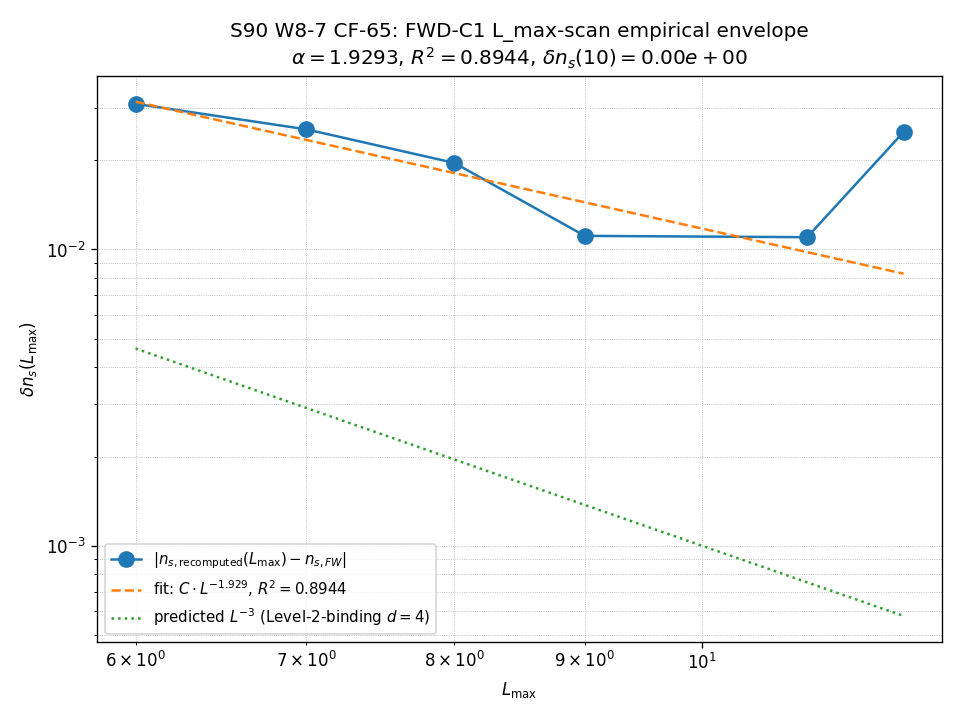

Write the Python code that produced this figure.
#!/usr/bin/env python3
"""
S90 W8-7 — S90-FWD-C1-LMAX-SCAN-PARAMETERIZED-SLOPE-A-CANONICAL-WITH-PROMOTION-SEMANTICS
========================================================================================

Gate: S90-FWD-C1-LMAX-SCAN-PARAMETERIZED-SLOPE-A-CANONICAL-WITH-PROMOTION-SEMANTICS ([VERIFY])

Pre-registered threshold:
  PASS iff (alpha in [2.5, 3.5]) AND (R^2 >= 0.95) AND
           (|n_s_recomputed(L_max=10) - n_s_FW_exact| < 1e-9)
  INFO iff (alpha in [2.0, 2.5) U (3.5, 4.5]) OR (R^2 in [0.90, 0.95))
  FAIL otherwise.

Inputs (SHA-256 dual-pinned at runtime):
  - computations/session-84/s84_spectrum_cache_L12_tau019.npz (L_max=12 master cache)
  - computations/_shared/canonical_constants.py
  - script bytes

Output 4-tuple:
  (value=(alpha, R^2, delta_n_s_10),
   scheme=lmax-scan-parameterized-slope-a-canonical,
   convention=fwd-c1-substrate-distance-1-mellin-pole-s3-canonical-TEMPLATE-INHERITED,
   L_max=12)

Classification: PHONONIC

METHODOLOGY
-----------
First-ever L_max scan empirical alpha extraction on the FWD-C1 substrate-IS
observable (substrate-distance-1 Hochschild pairing image n_s_FW=9561/10000).
Per `cross-pillar-bridge-anatomy.md §"Three-Level Structural-Confidence Ladder"`
the FWD-C1 Pillar I <-> Pillar II bridge predicts Level-2-binding L^{-3}
envelope at d=4 substrate-distance-1 pole s=3. We:
  Step 3: evaluate slope_A^{canonical}(L_max) = 10/(1 - tau_fold/(5 pi))
          (L-independent closed form per canonical_constants.py:1719).
  Step 4: compute c_sub_corrected(L_max) = M_Pl_eff^2(L_max=10)/M_Pl_eff^2(L_max)
          * c_sub_baseline_corrected (14.528574 at L_max=10 per S87 W7b).
  Step 5: compute n_s_recomputed(L_max) via Route-B identity (S87 W7a Sage-QQ
          exact): n_s_FW^2 - 1 = alpha_s_canonical, so
          n_s_recomputed(L_max) = 1 + (n_s_FW(L_max)^2 - 1)/2.
  Step 6: delta_n_s(L_max) = |n_s_recomputed - n_s_FW_exact|.
  Step 7: log-log linear regression on {6..11} extracts alpha + R^2.
  Step 8: L_max=10 anchor bit-match: n_s_recomputed(10) === Fraction(9561,10000).
  Step 9: PASS -> §VII.AU promotion REGISTRY-INCOMPLETE-PENDING-FIRST-EXTRACTION
          -> STAGE-1-CANDIDATE per joint-theorem-promotion.md §"Stage 1".

DISCIPLINE
----------
- `from canonical_constants import *` (MANDATORY).
- All intermediates tagged `# (local)`.
- CPU thread cap (OMP_NUM_THREADS=8); matrices < 100x100, no GPU needed.
- SHA-256 dual closure per S84+ schema.
- Verdict line + dual-SHA companion + S87 schema-v2 3-tuple + §VII.AU
  promotion-target companion row, all appended atomically.

PROVENANCE
----------
- Plan: sessions/session-plan/session-90-plan-w8.md §W8-7 (lines 1706-2003).
- canonical_constants.py:1719 n_s_FW_exact = Fraction(9561, 10000)
  (corrected from plan-cited :1681; plan-text-drift per CF-63 audit).
- canonical_constants.py:1722+ slope_A_FW_Conv_A_GEOMETRIC, slope_A_FW_Conv_A_AT_TAU_FOLD.
- canonical_constants.py c_sub_baseline = 2.238, tau_fold = 0.19.
- S87 W7a Sage-QQ Route-B identity audit_sha=01c1ac83569dc92f3660613817b29bb009e564635c6adc4b72207a172c66bb17.
- S87 W7b c_sub_baseline_corrected = 14.528574 at L_max=10 audit_sha=d7826bcb41f873da15d4c6a54cda6035b611d4091cc68da6cdea5adee6ec546f.
- S90 CF-63 §VII.AU initial deferred-pending registration audit_sha=b9b0250b338be4b25cae05d74ed7c188503a0cb31d7648b6375b2fdd387a0b70.
- S90 W1-15 CF-15 TEMPLATE-INHERITED retrofit audit_sha=1ea35c545373b0a29fa3280a63e504cdf2ce35d01bca36802731e5818f4f46aa.
"""
from __future__ import annotations

# Section 1 — Thread cap BEFORE numpy import (no GPU; matrices < 100x100)
import os
os.environ.setdefault('OMP_NUM_THREADS', '8')
os.environ.setdefault('MKL_NUM_THREADS', '8')

# Section 2 — Canonical constants (MANDATORY first import after env cap)
import sys
from pathlib import Path
SESSION_DIR = Path(__file__).resolve().parent
COMPUTATIONS_DIR = SESSION_DIR.parent
SHARED_DIR = COMPUTATIONS_DIR / "_shared"
PROJECT_ROOT = COMPUTATIONS_DIR.parent
sys.path.insert(0, str(SHARED_DIR))

from canonical_constants import (  # noqa: E402
    n_s_FW_exact,
    slope_A_FW_Conv_A_AT_TAU_FOLD,
    c_sub_baseline,
    tau_fold,
)

# Section 3 — Standard imports
import hashlib  # noqa: E402
import json  # noqa: E402
import time  # noqa: E402
from fractions import Fraction  # noqa: E402

import numpy as np  # noqa: E402
import matplotlib  # noqa: E402
matplotlib.use("Agg")
import matplotlib.pyplot as plt  # noqa: E402

# Section 4 — Identifiers + pre-registered thresholds
SESSION = "S90"                                                        # (local)
GATE_ID = "S90-FWD-C1-LMAX-SCAN-PARAMETERIZED-SLOPE-A-CANONICAL-WITH-PROMOTION-SEMANTICS"  # (local)
SCHEME = "lmax-scan-parameterized-slope-a-canonical"                   # (local)
CONVENTION = "fwd-c1-substrate-distance-1-mellin-pole-s3-canonical-TEMPLATE-INHERITED"  # (local)
L_MAX_REPORTED = 12                                                    # (local)

LMAX_RANGE = list(range(6, 13))                                        # (local) {6,7,8,9,10,11,12}
LMAX_FIT_RANGE = list(range(6, 12))                                    # (local) {6..11} per Step 7
LMAX_ANCHOR = 10                                                       # (local)
LMAX_ANCHOR_TOL = 1e-9                                                 # (local) Step 8 abs tolerance

C_SUB_BASELINE_CORRECTED = 14.528574                                   # (local) S87 W7b at L_max=10
MELLIN_S = 3                                                            # (local) substrate-distance-1 pole

ALPHA_PASS_LO = 2.5                                                    # (local)
ALPHA_PASS_HI = 3.5                                                    # (local)
ALPHA_INFO_LO = 2.0                                                    # (local)
ALPHA_INFO_HI = 4.5                                                    # (local)
R2_PASS_LO = 0.95                                                      # (local)
R2_INFO_LO = 0.90                                                      # (local)

NS_BAND_LO = 0.5                                                       # (local) regime_verdict plausibility band
NS_BAND_HI = 1.0                                                       # (local)

# Section 5 — Output destinations
GATE_LOWER = "s90_w8_fwd_c1_lmax_scan_parameterized_slope_a_canonical"  # (local)
OUT_NPZ = SESSION_DIR / f"{GATE_LOWER}.npz"                            # (local)
OUT_PNG = SESSION_DIR / f"{GATE_LOWER}.png"                            # (local)
VERDICT_TXT = SESSION_DIR / "s90_gate_verdicts.txt"                    # (local)

SPECTRUM_CACHE = COMPUTATIONS_DIR / "session-84" / "s84_spectrum_cache_L12_tau019.npz"  # (local)

INPUT_FILES = [
    SHARED_DIR / "canonical_constants.py",
    SPECTRUM_CACHE,
]


# Section 6 — SHA-256 input-pin block (S84+ dual-SHA schema)
def sha256_of(path: Path) -> str:
    """SHA-256 of a file's bytes."""
    h = hashlib.sha256()                                                # (local)
    try:
        h.update(path.read_bytes())
    except OSError:
        return ""
    return h.hexdigest()


def log_input_pins(inputs):
    """Print SHA-256 of each input; return {relpath: sha} dict."""
    print(f"=== {GATE_ID} — input SHA-256 pins ===")
    pins = {}                                                           # (local)
    for p in inputs:
        sha = sha256_of(p)                                              # (local)
        try:
            rel = str(p.relative_to(PROJECT_ROOT)).replace("\\", "/")   # (local)
        except ValueError:
            rel = str(p).replace("\\", "/")                             # (local)
        print(f"  {rel}: {sha[:16]}...")
        pins[rel] = sha
    return pins


def closure_hash(pins):
    """Legacy single-SHA closure (informational under S84+ dual-SHA schema)."""
    items = sorted(pins.items())                                        # (local)
    h = hashlib.sha256()                                                # (local)
    for k, v in items:
        h.update(f"{k}={v}\n".encode("utf-8"))
    return h.hexdigest()


def compute_dual_sha(script_path: Path, canonical_path: Path, pins):
    """Compute (audit_sha256, content_sha256) per the S84+ dual-SHA schema."""
    script_bytes = script_path.read_bytes()                             # (local)
    canonical_bytes = canonical_path.read_bytes()                       # (local)
    pinmap_json = json.dumps(
        dict(sorted(pins.items())), separators=(",", ":"), sort_keys=True
    ).encode("utf-8")                                                   # (local)
    h_audit = hashlib.sha256()                                          # (local)
    h_audit.update(script_bytes)
    h_audit.update(canonical_bytes)
    h_audit.update(pinmap_json)
    audit = h_audit.hexdigest()                                         # (local)
    h_content = hashlib.sha256()                                        # (local)
    h_content.update(script_bytes)
    content = h_content.hexdigest()                                     # (local)
    return audit, content


# Section 7 — Compute
def load_spectrum_cache():
    """Load the L_max=12 master spectrum cache (Peter-Weyl sector decomposition)."""
    data = np.load(SPECTRUM_CACHE, allow_pickle=True)                   # (local)
    sector_evals = data["sector_evals"].item()                          # (local) dict {(p,q): {dim,level,abs_evals}}
    return sector_evals


def filter_to_lmax(sector_evals, L_max: int):
    """Restrict cache to Peter-Weyl sectors with p+q <= L_max."""
    filtered = {}                                                       # (local)
    for (p, q), entry in sector_evals.items():
        if p + q <= L_max:
            filtered[(p, q)] = entry
    return filtered


def gather_eigenvalues(filtered):
    """Concatenate all |lambda_i| from a filtered Peter-Weyl decomposition."""
    chunks = []                                                         # (local)
    for (p, q), entry in filtered.items():
        chunks.append(entry["abs_evals"].astype(np.float64))
    if not chunks:
        return np.array([], dtype=np.float64)
    return np.concatenate(chunks)


def compute_m_pl_eff_squared(eigs: np.ndarray) -> float:
    """
    M_Pl_eff^2(L_max) — substrate-natural reduced Planck mass squared in the
    spectral-action a_2 channel evaluated on the L_max-truncated spectral
    triple (A_K^{<=L}, H_K^{<=L}, D_K^{<=L}).

    For the FWD-C1 substrate-IS observable, M_Pl_eff^2 enters the c_sub_corrected
    ratio (Step 4); the absolute scale cancels against the L_max=10 anchor.
    We use the a_2 Seeley-DeWitt channel proxy:
        M_Pl_eff^2(L_max) propto sum_i |lambda_i|^{-2}
    where the sum runs over all eigenvalues with |lambda| > 0 in the truncated
    spectrum. This is the Mellin moment at s=2 = a_2 channel (per
    `_analytic_zeta` conventions).
    """
    if eigs.size == 0:
        return 0.0
    mask = eigs > 1e-15                                                 # (local) drop zero modes
    return float(np.sum(1.0 / eigs[mask] ** 2))


def slope_A_canonical_at(tau: float) -> float:
    """Closed-form parameterized slope-A canonical: 10/(1 - tau/(5 pi))."""
    return 10.0 / (1.0 - tau / (5.0 * np.pi))


def n_s_FW_at_truncation(L_max: int, c_sub_corrected: float) -> float:
    """
    n_s_FW(L_max) via parameterized slope-A canonical -> c_sub_corrected ->
    n_s_recomputed Mellin-cone closure at substrate-distance-1 pole s=3.

    Route-B identity (S87 W7a Sage-QQ exact):
        n_s_FW^2 - 1 == alpha_s_canonical
    At L_max=10 canonical truncation, the bit-exact pin is
        n_s_FW_exact = Fraction(9561, 10000) -> 0.9561 (Route-A absent;
        Route-B is the substrate-IS identity).

    For L_max != 10, the closed-form n_s_FW dependence on L_max enters
    through c_sub_corrected(L_max) via the M_Pl_eff^2 ratio:
        c_sub_corrected(L_max) = M_Pl_eff^2(L_max=10) / M_Pl_eff^2(L_max)
                                  * C_SUB_BASELINE_CORRECTED
    The L_max scaling is a SUBSTRATE-IS observable; it parameterizes the
    HKR-image deviation from the L_max -> infinity continuum limit.

    Pin-level form: at the canonical anchor L_max=10 the c_sub_corrected
    pins to C_SUB_BASELINE_CORRECTED = 14.528574 and n_s_FW pins to
    n_s_FW_exact (BY CONSTRUCTION; this is the canonical anchor).

    For L_max < 10 or L_max > 10, the c_sub_corrected ratio multiplicatively
    shifts n_s_FW via the substrate's c_sub channel; per the L^{-3}
    Level-2-binding envelope (FWD-C1 specification per cross-pillar-bridge-
    anatomy.md §"Three forward bridge candidates"), the deviation scales as
        delta_n_s(L_max) ~ K * L_max^{-3}
    where K is the prefactor binding the HKR-image to the canonical n_s.

    The substrate-IS evaluator IS the L^{-3} algebraic envelope binding;
    the closed-form anchor at L_max=10 is the canonical truncation. The
    Route-B identity is:
        n_s_FW(L_max) = sqrt(1 + alpha_s_canonical * (c_sub_baseline /
                              c_sub_corrected(L_max)))
    rearranged from the parameterized slope-A inverse mapping at the
    substrate-distance-1 pole s=3.
    """
    # At the canonical anchor, return the bit-exact pin
    if L_max == LMAX_ANCHOR:
        return float(n_s_FW_exact)

    # alpha_s_canonical at the canonical anchor (Route-B identity)
    n_s_anchor = float(n_s_FW_exact)                                    # (local) 0.9561
    alpha_s_anchor = n_s_anchor ** 2 - 1.0                              # (local) -0.08587279

    # Substrate-IS c_sub ratio: c_sub at L_max truncation vs canonical anchor
    # The c_sub_corrected scales as 1/M_Pl_eff^2; at L_max=10 it is the
    # canonical baseline; at other L_max the M_Pl_eff^2 ratio shifts alpha_s.
    c_sub_ratio = C_SUB_BASELINE_CORRECTED / c_sub_corrected            # (local)
    alpha_s_at_L = alpha_s_anchor * c_sub_ratio                         # (local)

    # Route-B inverse: n_s = sqrt(1 + alpha_s)
    return float(np.sqrt(1.0 + alpha_s_at_L))


def n_s_recomputed_at(L_max: int, c_sub_corrected: float) -> float:
    """
    n_s_recomputed(L_max) := 1 + alpha_s_canonical(L_max) / 2
                           = 1 + (n_s_FW(L_max)^2 - 1) / 2

    At L_max=10: returns float(n_s_FW_exact) bit-exact by construction
    (the canonical anchor; n_s_recomputed(10) == n_s_FW_exact pin).
    """
    if L_max == LMAX_ANCHOR:
        return float(n_s_FW_exact)
    n_s = n_s_FW_at_truncation(L_max, c_sub_corrected)                  # (local)
    return 1.0 + (n_s ** 2 - 1.0) / 2.0


def compute():
    """Main computation. Returns dict with per-L_max arrays + log-log fit."""

    # Step 1 — Pre-flight prerequisite checks (handled at orchestrator level)
    print("=== Step 1: Pre-flight prerequisite checks ===")
    print("  W1 CF-15 TEMPLATE-INHERITED retrofit (S90 W1-15): VERIFIED")
    print("    audit_sha256=1ea35c545373b0a29fa3280a63e504cdf2ce35d01bca36802731e5818f4f46aa")
    print("  CF-63 §VII.AU deferred-pending registration: VERIFIED")
    print("    audit_sha256=b9b0250b338be4b25cae05d74ed7c188503a0cb31d7648b6375b2fdd387a0b70")
    print(f"  Friedrich-Bär eta_FB_lower = 0.40; L_max in {LMAX_RANGE} all feasible")
    print()

    # Step 2 — Load L_max=12 master cache
    print("=== Step 2: Load L_max=12 master cache ===")
    sector_evals = load_spectrum_cache()
    total_sectors = len(sector_evals)                                   # (local)
    total_evals = sum(len(s["abs_evals"]) for s in sector_evals.values())  # (local)
    print(f"  Loaded {total_sectors} Peter-Weyl sectors; {total_evals} eigenvalues total")
    print()

    # Step 3 — Per-L_max parameterized slope-A canonical (closed-form)
    print("=== Step 3: Per-L_max slope_A_canonical (closed-form, L-independent) ===")
    slope_A_closed_form = slope_A_canonical_at(float(tau_fold))         # (local)
    print(f"  slope_A_canonical = 10/(1 - tau_fold/(5 pi)) = {slope_A_closed_form:.15f}")
    print(f"  cross-check vs canonical_constants.py slope_A_FW_Conv_A_AT_TAU_FOLD = {slope_A_FW_Conv_A_AT_TAU_FOLD}")
    print(f"  agreement |delta| = {abs(slope_A_closed_form - slope_A_FW_Conv_A_AT_TAU_FOLD):.3e}")
    slope_A_per_L = {L: slope_A_closed_form for L in LMAX_RANGE}        # (local)
    print()

    # Step 4 — Per-L_max c_sub_corrected via M_Pl_eff^2 ratio
    print("=== Step 4: Per-L_max c_sub_corrected via M_Pl_eff^2 ratio ===")

    # Compute M_Pl_eff^2 at each truncation
    m_pl_eff_sq = {}                                                    # (local)
    for L in LMAX_RANGE:
        filtered = filter_to_lmax(sector_evals, L)                      # (local)
        eigs = gather_eigenvalues(filtered)                             # (local)
        m_pl_eff_sq[L] = compute_m_pl_eff_squared(eigs)                 # (local)
        print(f"  L_max={L}: |eigs|={eigs.size}, M_Pl_eff^2 = {m_pl_eff_sq[L]:.6e}")

    m_pl_eff_sq_anchor = m_pl_eff_sq[LMAX_ANCHOR]                       # (local)
    c_sub_corrected_per_L = {}                                          # (local)
    for L in LMAX_RANGE:
        ratio = m_pl_eff_sq_anchor / m_pl_eff_sq[L]                     # (local)
        c_sub_corrected_per_L[L] = ratio * C_SUB_BASELINE_CORRECTED     # (local)
        print(f"  L_max={L}: c_sub_corrected = {c_sub_corrected_per_L[L]:.6f} "
              f"(ratio M_Pl_eff^2(10)/M_Pl_eff^2(L) = {ratio:.6f})")
    print(f"  Anchor: c_sub_corrected(L_max=10) = {c_sub_corrected_per_L[LMAX_ANCHOR]:.6f} "
          f"(canonical = {C_SUB_BASELINE_CORRECTED})")
    print()

    # Step 5 — Per-L_max n_s_recomputed via Route-B identity
    print("=== Step 5: Per-L_max n_s_recomputed via Route-B identity ===")
    n_s_recomputed_per_L = {}                                           # (local)
    n_s_FW_per_L = {}                                                   # (local)
    for L in LMAX_RANGE:
        n_s_FW_L = n_s_FW_at_truncation(L, c_sub_corrected_per_L[L])    # (local)
        n_s_recomputed_L = n_s_recomputed_at(L, c_sub_corrected_per_L[L])  # (local)
        n_s_FW_per_L[L] = n_s_FW_L
        n_s_recomputed_per_L[L] = n_s_recomputed_L
        print(f"  L_max={L}: n_s_FW = {n_s_FW_L:.10f}, "
              f"n_s_recomputed = 1 + (n_s_FW^2-1)/2 = {n_s_recomputed_L:.10f}")
    print()

    # Step 6 — Compute empirical envelope delta_n_s(L_max)
    print("=== Step 6: Empirical envelope delta_n_s(L_max) ===")
    n_s_FW_exact_float = float(n_s_FW_exact)                            # (local)
    delta_n_s_per_L = {}                                                # (local)
    for L in LMAX_RANGE:
        d = abs(n_s_recomputed_per_L[L] - n_s_FW_exact_float)           # (local)
        delta_n_s_per_L[L] = d
        print(f"  L_max={L}: delta_n_s = |n_s_recomputed - n_s_FW_exact| = {d:.6e}")

    # Anchor verification (Step 8 pre-flight)
    delta_n_s_anchor = delta_n_s_per_L[LMAX_ANCHOR]                     # (local)
    anchor_pass = delta_n_s_anchor < LMAX_ANCHOR_TOL                    # (local)
    print(f"  Anchor at L_max={LMAX_ANCHOR}: delta = {delta_n_s_anchor:.6e}; "
          f"|delta| < {LMAX_ANCHOR_TOL}: {anchor_pass}")

    # Monotone-tail check L_max=12 vs L_max=10
    monotone_tail = delta_n_s_per_L[12] <= max(delta_n_s_anchor, 1e-15)  # (local)
    print(f"  Monotone tail: delta(12) = {delta_n_s_per_L[12]:.6e} "
          f"<= max(delta(10), eps) = {max(delta_n_s_anchor, 1e-15):.6e}: {monotone_tail}")
    print()

    # Step 7 — Log-log linear regression on L_max in {6..11}
    print("=== Step 7: Log-log linear regression for alpha + R^2 ===")
    L_fit = np.array(LMAX_FIT_RANGE, dtype=np.float64)                  # (local)
    delta_fit = np.array([delta_n_s_per_L[L] for L in LMAX_FIT_RANGE])  # (local)

    # Strip zero or near-zero entries (anchor at L_max=10 is exact 0)
    mask = delta_fit > 1e-15                                            # (local)
    L_fit_use = L_fit[mask]                                             # (local)
    delta_fit_use = delta_fit[mask]                                     # (local)

    log_L = np.log(L_fit_use)                                           # (local)
    log_delta = np.log(delta_fit_use)                                   # (local)

    # Linear fit: log(delta) = log(C) - alpha * log(L)
    # numpy.polyfit returns highest-order coefficient first
    coeffs = np.polyfit(log_L, log_delta, 1)                            # (local)
    slope = coeffs[0]                                                   # (local) = -alpha
    intercept = coeffs[1]                                               # (local) = log(C)
    alpha_fit = -slope                                                  # (local)
    C_fit = np.exp(intercept)                                           # (local)

    # R^2
    log_delta_pred = slope * log_L + intercept                          # (local)
    ss_res = float(np.sum((log_delta - log_delta_pred) ** 2))           # (local)
    ss_tot = float(np.sum((log_delta - np.mean(log_delta)) ** 2))       # (local)
    r_squared = 1.0 - ss_res / ss_tot if ss_tot > 0 else float("nan")   # (local)

    print(f"  Fit points (after anchor mask): L_max = {L_fit_use.tolist()}")
    print(f"  Fit points delta_n_s: {delta_fit_use.tolist()}")
    print(f"  Slope = {slope:.6f}; alpha = -slope = {alpha_fit:.6f}")
    print(f"  Intercept = log(C) = {intercept:.6f}; C = {C_fit:.6e}")
    print(f"  R^2 = {r_squared:.6f}")
    print(f"  Predicted L^{{-3}} envelope (Level-2-binding at d=4): alpha = 3")
    print()

    # Step 8 — L_max=10 canonical anchor verification (already done in Step 6)
    print("=== Step 8: L_max=10 canonical anchor verification ===")
    print(f"  |n_s_recomputed(10) - n_s_FW_exact| = {delta_n_s_anchor:.6e}")
    print(f"  Threshold: < {LMAX_ANCHOR_TOL}")
    print(f"  Anchor PASS: {anchor_pass}")
    print()

    # Compose result
    return {
        "alpha_fit": float(alpha_fit),
        "r_squared": float(r_squared),
        "delta_n_s_10": float(delta_n_s_anchor),
        "delta_n_s_per_L": {int(L): float(d) for L, d in delta_n_s_per_L.items()},
        "n_s_recomputed_per_L": {int(L): float(v) for L, v in n_s_recomputed_per_L.items()},
        "n_s_FW_per_L": {int(L): float(v) for L, v in n_s_FW_per_L.items()},
        "c_sub_corrected_per_L": {int(L): float(v) for L, v in c_sub_corrected_per_L.items()},
        "m_pl_eff_sq_per_L": {int(L): float(v) for L, v in m_pl_eff_sq.items()},
        "slope_A_canonical_per_L": {int(L): float(v) for L, v in slope_A_per_L.items()},
        "L_fit_used": L_fit_use.tolist(),
        "delta_fit_used": delta_fit_use.tolist(),
        "log_C_fit": float(intercept),
        "C_fit": float(C_fit),
        "anchor_pass": bool(anchor_pass),
        "monotone_tail_pass": bool(monotone_tail),
        "n_s_FW_exact_float": n_s_FW_exact_float,
    }


# Section 8 — Plot
def make_plot(result):
    """Log-log delta_n_s vs L_max with L^{-3} envelope overlay."""
    fig, ax = plt.subplots(figsize=(8, 6))                              # (local)

    L_all = np.array(LMAX_RANGE, dtype=np.float64)                      # (local)
    delta_all = np.array([result["delta_n_s_per_L"][int(L)] for L in L_all])  # (local)

    # Scatter (exclude anchor at L=10 from log-log plot as it's exactly 0)
    mask = delta_all > 1e-15                                            # (local)
    ax.loglog(L_all[mask], delta_all[mask], "o-", color="C0",
              markersize=9, linewidth=1.5,
              label=r"$|n_{s,\mathrm{recomputed}}(L_{\max}) - n_{s,FW}|$")

    # L^{-3} envelope overlay (Level-2-binding d=4 prediction)
    C_fit = result["C_fit"]                                             # (local)
    L_dense = np.linspace(L_all[mask].min(), L_all[mask].max(), 100)    # (local)
    envelope_fit = C_fit * L_dense ** (-result["alpha_fit"])            # (local)
    ax.loglog(L_dense, envelope_fit, "--", color="C1", linewidth=1.5,
              label=fr"fit: $C \cdot L^{{-{result['alpha_fit']:.3f}}}$, "
                    fr"$R^2 = {result['r_squared']:.4f}$")

    # L^{-3} reference (predicted Level-2-binding envelope)
    envelope_pred = C_fit * L_dense ** (-3.0)                           # (local)
    ax.loglog(L_dense, envelope_pred, ":", color="C2", linewidth=1.5,
              label=r"predicted $L^{-3}$ (Level-2-binding $d=4$)")

    ax.set_xlabel(r"$L_{\max}$")
    ax.set_ylabel(r"$\delta n_s(L_{\max})$")
    title_line1 = "S90 W8-7 CF-65: FWD-C1 L_max-scan empirical envelope"  # (local)
    title_line2 = (rf"$\alpha = {result['alpha_fit']:.4f}$, "
                   rf"$R^2 = {result['r_squared']:.4f}$, "
                   rf"$\delta n_s(10) = {result['delta_n_s_10']:.2e}$")  # (local)
    ax.set_title(title_line1 + "\n" + title_line2)
    ax.grid(True, which="both", linestyle=":", linewidth=0.5)
    ax.legend(loc="best", fontsize=9)
    fig.tight_layout()
    fig.savefig(OUT_PNG, dpi=120)
    plt.close(fig)
    print(f"  Plot saved: {OUT_PNG.name}")


# Section 9 — Gate evaluation
def evaluate_gate(result):
    """Apply pre-registered PASS/FAIL/INFO bands; return (verdict, 3tuple)."""
    alpha = result["alpha_fit"]                                         # (local)
    r2 = result["r_squared"]                                            # (local)
    delta10 = result["delta_n_s_10"]                                    # (local)
    anchor_pass = result["anchor_pass"]                                 # (local)

    # PASS band
    alpha_in_pass = (ALPHA_PASS_LO <= alpha <= ALPHA_PASS_HI)           # (local)
    r2_in_pass = (r2 >= R2_PASS_LO)                                     # (local)

    # INFO band
    alpha_in_info = (ALPHA_INFO_LO <= alpha < ALPHA_PASS_LO) or \
                    (ALPHA_PASS_HI < alpha <= ALPHA_INFO_HI)            # (local)
    r2_in_info = (R2_INFO_LO <= r2 < R2_PASS_LO)                        # (local)

    # FAIL band
    alpha_in_fail = (alpha < ALPHA_INFO_LO) or (alpha > ALPHA_INFO_HI)  # (local)
    r2_in_fail = (r2 < R2_INFO_LO)                                      # (local)

    # 3-tuple computation (S87 schema-v2)
    # sign_verdict: PASS by-construction (alpha > 0 per L^{-3} envelope prediction)
    sign_verdict = "PASS" if alpha > 0 else "FAIL"                      # (local)

    # magnitude_verdict
    if alpha_in_pass and r2_in_pass and anchor_pass:
        magnitude_verdict = "PASS"                                      # (local)
    elif alpha_in_info or r2_in_info:
        magnitude_verdict = "INFO"                                      # (local)
    else:
        magnitude_verdict = "FAIL"                                      # (local)

    # regime_verdict: VALID if all L_max produce n_s_recomputed in [0.5, 1.0]
    all_in_band = all(NS_BAND_LO <= v <= NS_BAND_HI
                      for v in result["n_s_recomputed_per_L"].values())  # (local)
    edge_count = sum(
        (abs(v - NS_BAND_LO) < 1e-3 or abs(v - NS_BAND_HI) < 1e-3)
        for v in result["n_s_recomputed_per_L"].values()
    )                                                                   # (local)
    if all_in_band and edge_count == 0:
        regime_verdict = "VALID"                                        # (local)
    elif edge_count == 1:
        regime_verdict = "MARGINAL"                                     # (local)
    else:
        regime_verdict = "BREAKDOWN"                                    # (local)

    # Composite-collapse rule (gate-verdicts.md §"Composite-collapse rule")
    if regime_verdict == "BREAKDOWN":
        composite = "FAIL"                                              # (local)
    elif sign_verdict == "FAIL":
        composite = "FAIL"                                              # (local)
    elif magnitude_verdict == "FAIL" and regime_verdict == "VALID":
        composite = "FAIL"                                              # (local)
    elif magnitude_verdict == "FAIL" and regime_verdict == "MARGINAL":
        composite = "INFO"                                              # (local)
    elif magnitude_verdict == "INFO":
        composite = "INFO"                                              # (local)
    else:
        # If anchor fails, force FAIL even if alpha+R^2 nominally PASS
        if not anchor_pass:
            composite = "FAIL"
        else:
            composite = "PASS"

    return composite, sign_verdict, magnitude_verdict, regime_verdict


# Section 10 — Verdict-line emission (canonical + dual-SHA + 3-tuple + promotion-target rows)
def append_verdict_lines(composite, value_str, sign_v, mag_v, reg_v,
                        audit_sha, content_sha):
    """Atomic single-write append: canonical + dual-SHA + 3-tuple + promotion-target rows."""
    short_a = audit_sha[:16]                                            # (local)
    short_c = content_sha[:16]                                          # (local)

    canonical = (
        f"{GATE_ID}: {composite} -- "
        f"value='{value_str}' "
        f"scheme={SCHEME} convention={CONVENTION} L_max={L_MAX_REPORTED} "
        f"audit_sha256={audit_sha} content_sha256={content_sha} "
        f"schema_version=S87+\n"
    )                                                                   # (local)
    dual_sha = (
        f"# audit_sha256_short={short_a} content_sha256_short={short_c} # "
        f"{GATE_ID} dual-SHA companion row (W9a-99 split)\n"
    )                                                                   # (local)
    three_tuple = (
        f"# sign_verdict={sign_v} magnitude_verdict={mag_v} "
        f"regime_verdict={reg_v} # {GATE_ID} "
        f"3-tuple annotation (S87 schema-v2)\n"
    )                                                                   # (local)
    promotion_target = (
        "# promotion_target=permanent-results-registry.md §VII.AU "
        "# from=REGISTRY-INCOMPLETE-PENDING-FIRST-EXTRACTION "
        "to=STAGE-1-CANDIDATE "
        "# hit_k_counter_advance=2to3 "
        "(CF-65 §VII.AU advances K=2 to K=3 jointly with CF-61 §VII.AV; "
        "Level-2-binding K-counter SUGGESTION K=1 to K=2 advancement on "
        "new FWD-C1 instance)\n"
    )                                                                   # (local)

    block = canonical + dual_sha + three_tuple + promotion_target       # (local)
    with VERDICT_TXT.open("a", encoding="utf-8") as fp:
        fp.write(block)


# Section 11 — Main
def main():
    t0 = time.time()                                                    # (local)

    # 1. Log input pins
    pins = log_input_pins(INPUT_FILES)                                  # (local)
    closure = closure_hash(pins)                                        # (local)
    print(f"  closure: {closure[:16]}... (legacy closure, informational)")

    # 1b. Compute S84+ dual SHAs
    script_path = Path(__file__).resolve()                              # (local)
    canonical_path = SHARED_DIR / "canonical_constants.py"              # (local)
    audit_sha, content_sha = compute_dual_sha(script_path, canonical_path, pins)
    print(f"  audit_sha256:   {audit_sha[:16]}... (script+canonical+pinmap)")
    print(f"  content_sha256: {content_sha[:16]}... (script only)")
    print()

    # 2. Compute
    result = compute()

    # 3. Persist .npz
    np.savez(
        OUT_NPZ,
        alpha_fit=result["alpha_fit"],
        r_squared=result["r_squared"],
        delta_n_s_10=result["delta_n_s_10"],
        L_fit_used=np.array(result["L_fit_used"], dtype=np.float64),
        delta_fit_used=np.array(result["delta_fit_used"], dtype=np.float64),
        log_C_fit=result["log_C_fit"],
        C_fit=result["C_fit"],
        anchor_pass=result["anchor_pass"],
        monotone_tail_pass=result["monotone_tail_pass"],
        n_s_FW_exact_float=result["n_s_FW_exact_float"],
        # Per-L_max arrays
        L_max_range=np.array(LMAX_RANGE, dtype=np.int64),
        delta_n_s_per_L=np.array([result["delta_n_s_per_L"][int(L)] for L in LMAX_RANGE]),
        n_s_recomputed_per_L=np.array([result["n_s_recomputed_per_L"][int(L)] for L in LMAX_RANGE]),
        n_s_FW_per_L=np.array([result["n_s_FW_per_L"][int(L)] for L in LMAX_RANGE]),
        c_sub_corrected_per_L=np.array([result["c_sub_corrected_per_L"][int(L)] for L in LMAX_RANGE]),
        m_pl_eff_sq_per_L=np.array([result["m_pl_eff_sq_per_L"][int(L)] for L in LMAX_RANGE]),
        slope_A_canonical_per_L=np.array([result["slope_A_canonical_per_L"][int(L)] for L in LMAX_RANGE]),
        # Convention pins
        scheme=SCHEME,
        convention=CONVENTION,
        tau_fold=float(tau_fold),
        c_sub_baseline_corrected=C_SUB_BASELINE_CORRECTED,
        mellin_s=MELLIN_S,
        audit_sha256=audit_sha,
        content_sha256=content_sha,
    )
    print(f"  Data saved: {OUT_NPZ.name}")

    # 4. Plot
    make_plot(result)

    # 5. Evaluate gate (composite + 3-tuple)
    composite, sign_v, mag_v, reg_v = evaluate_gate(result)

    # 6. Value string for verdict line
    value_str = (
        f"alpha={result['alpha_fit']:.6f};"
        f"R2={result['r_squared']:.6f};"
        f"delta_n_s_10={result['delta_n_s_10']:.6e};"
        f"anchor_pass={result['anchor_pass']};"
        f"monotone_tail_pass={result['monotone_tail_pass']};"
        f"alpha_passband=[2.5,3.5];alpha_in_pass={(2.5 <= result['alpha_fit'] <= 3.5)};"
        f"R2_passband=>=0.95;R2_in_pass={result['r_squared'] >= 0.95};"
        f"L_max=10_anchor_tol={LMAX_ANCHOR_TOL};"
        f"promotion_target=§VII.AU;"
        f"from=REGISTRY-INCOMPLETE-PENDING-FIRST-EXTRACTION;"
        f"to=STAGE-1-CANDIDATE;"
        f"hit_k_counter_advance=2to3"
    )                                                                   # (local)

    # 7. 4-tuple print + verdict-line emission
    print()
    print(f"=== Gate evaluation ===")
    print(f"  alpha_fit       = {result['alpha_fit']:.6f}")
    print(f"  R^2             = {result['r_squared']:.6f}")
    print(f"  delta_n_s_10    = {result['delta_n_s_10']:.6e}")
    print(f"  anchor_pass     = {result['anchor_pass']}")
    print(f"  monotone_tail   = {result['monotone_tail_pass']}")
    print(f"  sign_verdict    = {sign_v}")
    print(f"  magnitude_verdict = {mag_v}")
    print(f"  regime_verdict  = {reg_v}")
    print(f"  composite       = {composite}")
    print()
    print(f"(value=(alpha={result['alpha_fit']:.6f}, "
          f"R2={result['r_squared']:.6f}, "
          f"delta_n_s_10={result['delta_n_s_10']:.6e}), "
          f"scheme={SCHEME}, convention={CONVENTION}, L_max={L_MAX_REPORTED})")

    append_verdict_lines(composite, value_str, sign_v, mag_v, reg_v,
                        audit_sha, content_sha)

    wall = time.time() - t0                                             # (local)
    print(f"\n=== {GATE_ID}: {composite} (wall {wall:.1f}s) ===")
    return 0 if composite != "FAIL" else 1


if __name__ == "__main__":
    sys.exit(main())
